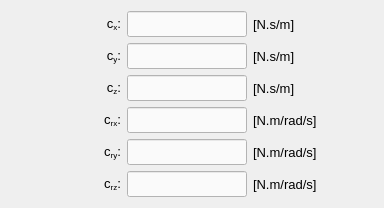
                   <widget class="QWidget" name="tab_damper">
                    <attribute name="title">
                     <string>Damper</string>
                    </attribute>
                    <layout class="QGridLayout" name="gridLayout_24">
                     <item row="0" column="0">
                      <spacer name="horizontalSpacer_17">
                       <property name="orientation">
                        <enum>Qt::Horizontal</enum>
                       </property>
                       <property name="sizeHint" stdset="0">
                        <size>
                         <width>40</width>
                         <height>20</height>
                        </size>
                       </property>
                      </spacer>
                     </item>
                     <item row="5" column="2">
                      <widget class="QLineEdit" name="lineEdit_Crz">
                       <property name="enabled">
                        <bool>true</bool>
                       </property>
                       <property name="minimumSize">
                        <size>
                         <width>120</width>
                         <height>26</height>
                        </size>
                       </property>
                       <property name="maximumSize">
                        <size>
                         <width>120</width>
                         <height>26</height>
                        </size>
                       </property>
                       <property name="font">
                        <font>
                         <pointsize>10</pointsize>
                        </font>
                       </property>
                       <property name="styleSheet">
                        <string notr="true">QLineEdit{color: rgb(0, 0, 0); background-color: rgb(250, 250, 250)}
QLineEdit:disabled{color: rgb(100, 100, 100); background-color: rgb(240, 240, 240)}</string>
                       </property>
                       <property name="text">
                        <string/>
                       </property>
                       <property name="alignment">
                        <set>Qt::AlignCenter</set>
                       </property>
                      </widget>
                     </item>
                     <item row="5" column="3">
                      <widget class="QLabel" name="label_131">
                       <property name="minimumSize">
                        <size>
                         <width>80</width>
                         <height>26</height>
                        </size>
                       </property>
                       <property name="maximumSize">
                        <size>
                         <width>80</width>
                         <height>26</height>
                        </size>
                       </property>
                       <property name="font">
                        <font>
                         <pointsize>10</pointsize>
                        </font>
                       </property>
                       <property name="text">
                        <string>[N.m/rad/s]</string>
                       </property>
                       <property name="alignment">
                        <set>Qt::AlignLeading|Qt::AlignLeft|Qt::AlignVCenter</set>
                       </property>
                      </widget>
                     </item>
                     <item row="5" column="1">
                      <widget class="QLabel" name="label_126">
                       <property name="enabled">
                        <bool>true</bool>
                       </property>
                       <property name="minimumSize">
                        <size>
                         <width>70</width>
                         <height>26</height>
                        </size>
                       </property>
                       <property name="maximumSize">
                        <size>
                         <width>70</width>
                         <height>26</height>
                        </size>
                       </property>
                       <property name="font">
                        <font>
                         <pointsize>10</pointsize>
                        </font>
                       </property>
                       <property name="mouseTracking">
                        <bool>true</bool>
                       </property>
                       <property name="text">
                        <string>&lt;html&gt;&lt;head/&gt;&lt;body&gt;&lt;p align=&quot;right&quot;&gt;c&lt;span style=&quot; vertical-align:sub;&quot;&gt;rz&lt;/span&gt;:&lt;/p&gt;&lt;/body&gt;&lt;/html&gt;</string>
                       </property>
                       <property name="alignment">
                        <set>Qt::AlignCenter</set>
                       </property>
                      </widget>
                     </item>
                     <item row="1" column="1">
                      <widget class="QLabel" name="label_128">
                       <property name="enabled">
                        <bool>true</bool>
                       </property>
                       <property name="minimumSize">
                        <size>
                         <width>70</width>
                         <height>26</height>
                        </size>
                       </property>
                       <property name="maximumSize">
                        <size>
                         <width>70</width>
                         <height>26</height>
                        </size>
                       </property>
                       <property name="font">
                        <font>
                         <pointsize>10</pointsize>
                        </font>
                       </property>
                       <property name="mouseTracking">
                        <bool>true</bool>
                       </property>
                       <property name="text">
                        <string>&lt;html&gt;&lt;head/&gt;&lt;body&gt;&lt;p align=&quot;right&quot;&gt;c&lt;span style=&quot; vertical-align:sub;&quot;&gt;y&lt;/span&gt;:&lt;/p&gt;&lt;/body&gt;&lt;/html&gt;</string>
                       </property>
                       <property name="alignment">
                        <set>Qt::AlignCenter</set>
                       </property>
                      </widget>
                     </item>
                     <item row="1" column="2">
                      <widget class="QLineEdit" name="lineEdit_Cy">
                       <property name="enabled">
                        <bool>true</bool>
                       </property>
                       <property name="minimumSize">
                        <size>
                         <width>120</width>
                         <height>26</height>
                        </size>
                       </property>
                       <property name="maximumSize">
                        <size>
                         <width>120</width>
                         <height>26</height>
                        </size>
                       </property>
                       <property name="font">
                        <font>
                         <pointsize>10</pointsize>
                        </font>
                       </property>
                       <property name="styleSheet">
                        <string notr="true">QLineEdit{color: rgb(0, 0, 0); background-color: rgb(250, 250, 250)}
QLineEdit:disabled{color: rgb(100, 100, 100); background-color: rgb(240, 240, 240)}</string>
                       </property>
                       <property name="text">
                        <string/>
                       </property>
                       <property name="alignment">
                        <set>Qt::AlignCenter</set>
                       </property>
                      </widget>
                     </item>
                     <item row="2" column="2">
                      <widget class="QLineEdit" name="lineEdit_Cz">
                       <property name="enabled">
                        <bool>true</bool>
                       </property>
                       <property name="minimumSize">
                        <size>
                         <width>120</width>
                         <height>26</height>
                        </size>
                       </property>
                       <property name="maximumSize">
                        <size>
                         <width>120</width>
                         <height>26</height>
                        </size>
                       </property>
                       <property name="font">
                        <font>
                         <pointsize>10</pointsize>
                        </font>
                       </property>
                       <property name="styleSheet">
                        <string notr="true">QLineEdit{color: rgb(0, 0, 0); background-color: rgb(250, 250, 250)}
QLineEdit:disabled{color: rgb(100, 100, 100); background-color: rgb(240, 240, 240)}</string>
                       </property>
                       <property name="text">
                        <string/>
                       </property>
                       <property name="alignment">
                        <set>Qt::AlignCenter</set>
                       </property>
                      </widget>
                     </item>
                     <item row="3" column="1">
                      <widget class="QLabel" name="label_102">
                       <property name="enabled">
                        <bool>true</bool>
                       </property>
                       <property name="minimumSize">
                        <size>
                         <width>70</width>
                         <height>26</height>
                        </size>
                       </property>
                       <property name="maximumSize">
                        <size>
                         <width>70</width>
                         <height>26</height>
                        </size>
                       </property>
                       <property name="font">
                        <font>
                         <pointsize>10</pointsize>
                        </font>
                       </property>
                       <property name="mouseTracking">
                        <bool>true</bool>
                       </property>
                       <property name="text">
                        <string>&lt;html&gt;&lt;head/&gt;&lt;body&gt;&lt;p align=&quot;right&quot;&gt;c&lt;span style=&quot; vertical-align:sub;&quot;&gt;rx&lt;/span&gt;:&lt;/p&gt;&lt;/body&gt;&lt;/html&gt;</string>
                       </property>
                       <property name="alignment">
                        <set>Qt::AlignCenter</set>
                       </property>
                      </widget>
                     </item>
                     <item row="2" column="3">
                      <widget class="QLabel" name="label_19">
                       <property name="minimumSize">
                        <size>
                         <width>80</width>
                         <height>26</height>
                        </size>
                       </property>
                       <property name="maximumSize">
                        <size>
                         <width>80</width>
                         <height>26</height>
                        </size>
                       </property>
                       <property name="font">
                        <font>
                         <pointsize>10</pointsize>
                        </font>
                       </property>
                       <property name="text">
                        <string>[N.s/m]</string>
                       </property>
                       <property name="alignment">
                        <set>Qt::AlignLeading|Qt::AlignLeft|Qt::AlignVCenter</set>
                       </property>
                      </widget>
                     </item>
                     <item row="1" column="3">
                      <widget class="QLabel" name="label_21">
                       <property name="minimumSize">
                        <size>
                         <width>80</width>
                         <height>26</height>
                        </size>
                       </property>
                       <property name="maximumSize">
                        <size>
                         <width>80</width>
                         <height>26</height>
                        </size>
                       </property>
                       <property name="font">
                        <font>
                         <pointsize>10</pointsize>
                        </font>
                       </property>
                       <property name="text">
                        <string>[N.s/m]</string>
                       </property>
                       <property name="alignment">
                        <set>Qt::AlignLeading|Qt::AlignLeft|Qt::AlignVCenter</set>
                       </property>
                      </widget>
                     </item>
                     <item row="3" column="2">
                      <widget class="QLineEdit" name="lineEdit_Crx">
                       <property name="enabled">
                        <bool>true</bool>
                       </property>
                       <property name="minimumSize">
                        <size>
                         <width>120</width>
                         <height>26</height>
                        </size>
                       </property>
                       <property name="maximumSize">
                        <size>
                         <width>120</width>
                         <height>26</height>
                        </size>
                       </property>
                       <property name="font">
                        <font>
                         <pointsize>10</pointsize>
                        </font>
                       </property>
                       <property name="styleSheet">
                        <string notr="true">QLineEdit{color: rgb(0, 0, 0); background-color: rgb(250, 250, 250)}
QLineEdit:disabled{color: rgb(100, 100, 100); background-color: rgb(240, 240, 240)}</string>
                       </property>
                       <property name="text">
                        <string/>
                       </property>
                       <property name="alignment">
                        <set>Qt::AlignCenter</set>
                       </property>
                      </widget>
                     </item>
                     <item row="2" column="1">
                      <widget class="QLabel" name="label_127">
                       <property name="enabled">
                        <bool>true</bool>
                       </property>
                       <property name="minimumSize">
                        <size>
                         <width>70</width>
                         <height>26</height>
                        </size>
                       </property>
                       <property name="maximumSize">
                        <size>
                         <width>70</width>
                         <height>26</height>
                        </size>
                       </property>
                       <property name="font">
                        <font>
                         <pointsize>10</pointsize>
                        </font>
                       </property>
                       <property name="mouseTracking">
                        <bool>true</bool>
                       </property>
                       <property name="text">
                        <string>&lt;html&gt;&lt;head/&gt;&lt;body&gt;&lt;p align=&quot;right&quot;&gt;c&lt;span style=&quot; vertical-align:sub;&quot;&gt;z&lt;/span&gt;:&lt;/p&gt;&lt;/body&gt;&lt;/html&gt;</string>
                       </property>
                       <property name="alignment">
                        <set>Qt::AlignCenter</set>
                       </property>
                      </widget>
                     </item>
                     <item row="4" column="1">
                      <widget class="QLabel" name="label_125">
                       <property name="enabled">
                        <bool>true</bool>
                       </property>
                       <property name="minimumSize">
                        <size>
                         <width>70</width>
                         <height>26</height>
                        </size>
                       </property>
                       <property name="maximumSize">
                        <size>
                         <width>70</width>
                         <height>26</height>
                        </size>
                       </property>
                       <property name="font">
                        <font>
                         <pointsize>10</pointsize>
                        </font>
                       </property>
                       <property name="mouseTracking">
                        <bool>true</bool>
                       </property>
                       <property name="text">
                        <string>&lt;html&gt;&lt;head/&gt;&lt;body&gt;&lt;p align=&quot;right&quot;&gt;c&lt;span style=&quot; vertical-align:sub;&quot;&gt;ry&lt;/span&gt;:&lt;/p&gt;&lt;/body&gt;&lt;/html&gt;</string>
                       </property>
                       <property name="alignment">
                        <set>Qt::AlignCenter</set>
                       </property>
                      </widget>
                     </item>
                     <item row="3" column="3">
                      <widget class="QLabel" name="label_130">
                       <property name="minimumSize">
                        <size>
                         <width>80</width>
                         <height>26</height>
                        </size>
                       </property>
                       <property name="maximumSize">
                        <size>
                         <width>80</width>
                         <height>26</height>
                        </size>
                       </property>
                       <property name="font">
                        <font>
                         <pointsize>10</pointsize>
                        </font>
                       </property>
                       <property name="text">
                        <string>[N.m/rad/s]</string>
                       </property>
                       <property name="alignment">
                        <set>Qt::AlignLeading|Qt::AlignLeft|Qt::AlignVCenter</set>
                       </property>
                      </widget>
                     </item>
                     <item row="4" column="3">
                      <widget class="QLabel" name="label_124">
                       <property name="minimumSize">
                        <size>
                         <width>80</width>
                         <height>26</height>
                        </size>
                       </property>
                       <property name="maximumSize">
                        <size>
                         <width>80</width>
                         <height>26</height>
                        </size>
                       </property>
                       <property name="font">
                        <font>
                         <pointsize>10</pointsize>
                        </font>
                       </property>
                       <property name="text">
                        <string>[N.m/rad/s]</string>
                       </property>
                       <property name="alignment">
                        <set>Qt::AlignLeading|Qt::AlignLeft|Qt::AlignVCenter</set>
                       </property>
                      </widget>
                     </item>
                     <item row="4" column="2">
                      <widget class="QLineEdit" name="lineEdit_Cry">
                       <property name="enabled">
                        <bool>true</bool>
                       </property>
                       <property name="minimumSize">
                        <size>
                         <width>120</width>
                         <height>26</height>
                        </size>
                       </property>
                       <property name="maximumSize">
                        <size>
                         <width>120</width>
                         <height>26</height>
                        </size>
                       </property>
                       <property name="font">
                        <font>
                         <pointsize>10</pointsize>
                        </font>
                       </property>
                       <property name="styleSheet">
                        <string notr="true">QLineEdit{color: rgb(0, 0, 0); background-color: rgb(250, 250, 250)}
QLineEdit:disabled{color: rgb(100, 100, 100); background-color: rgb(240, 240, 240)}</string>
                       </property>
                       <property name="text">
                        <string/>
                       </property>
                       <property name="alignment">
                        <set>Qt::AlignCenter</set>
                       </property>
                      </widget>
                     </item>
                     <item row="0" column="1">
                      <widget class="QLabel" name="label_129">
                       <property name="enabled">
                        <bool>true</bool>
                       </property>
                       <property name="minimumSize">
                        <size>
                         <width>70</width>
                         <height>26</height>
                        </size>
                       </property>
                       <property name="maximumSize">
                        <size>
                         <width>70</width>
                         <height>26</height>
                        </size>
                       </property>
                       <property name="font">
                        <font>
                         <pointsize>10</pointsize>
                        </font>
                       </property>
                       <property name="mouseTracking">
                        <bool>true</bool>
                       </property>
                       <property name="text">
                        <string>&lt;html&gt;&lt;head/&gt;&lt;body&gt;&lt;p align=&quot;right&quot;&gt;c&lt;span style=&quot; vertical-align:sub;&quot;&gt;x&lt;/span&gt;:&lt;/p&gt;&lt;/body&gt;&lt;/html&gt;</string>
                       </property>
                       <property name="alignment">
                        <set>Qt::AlignCenter</set>
                       </property>
                      </widget>
                     </item>
                     <item row="0" column="2">
                      <widget class="QLineEdit" name="lineEdit_Cx">
                       <property name="enabled">
                        <bool>true</bool>
                       </property>
                       <property name="minimumSize">
                        <size>
                         <width>120</width>
                         <height>26</height>
                        </size>
                       </property>
                       <property name="maximumSize">
                        <size>
                         <width>120</width>
                         <height>26</height>
                        </size>
                       </property>
                       <property name="font">
                        <font>
                         <pointsize>10</pointsize>
                        </font>
                       </property>
                       <property name="styleSheet">
                        <string notr="true">QLineEdit{color: rgb(0, 0, 0); background-color: rgb(250, 250, 250)}
QLineEdit:disabled{color: rgb(100, 100, 100); background-color: rgb(240, 240, 240)}</string>
                       </property>
                       <property name="text">
                        <string/>
                       </property>
                       <property name="alignment">
                        <set>Qt::AlignCenter</set>
                       </property>
                      </widget>
                     </item>
                     <item row="0" column="3">
                      <widget class="QLabel" name="label_20">
                       <property name="minimumSize">
                        <size>
                         <width>80</width>
                         <height>26</height>
                        </size>
                       </property>
                       <property name="maximumSize">
                        <size>
                         <width>80</width>
                         <height>26</height>
                        </size>
                       </property>
                       <property name="font">
                        <font>
                         <pointsize>10</pointsize>
                        </font>
                       </property>
                       <property name="text">
                        <string>[N.s/m]</string>
                       </property>
                       <property name="alignment">
                        <set>Qt::AlignLeading|Qt::AlignLeft|Qt::AlignVCenter</set>
                       </property>
                      </widget>
                     </item>
                     <item row="0" column="4">
                      <spacer name="horizontalSpacer_18">
                       <property name="orientation">
                        <enum>Qt::Horizontal</enum>
                       </property>
                       <property name="sizeHint" stdset="0">
                        <size>
                         <width>40</width>
                         <height>20</height>
                        </size>
                       </property>
                      </spacer>
                     </item>
                    </layout>
                   </widget>
